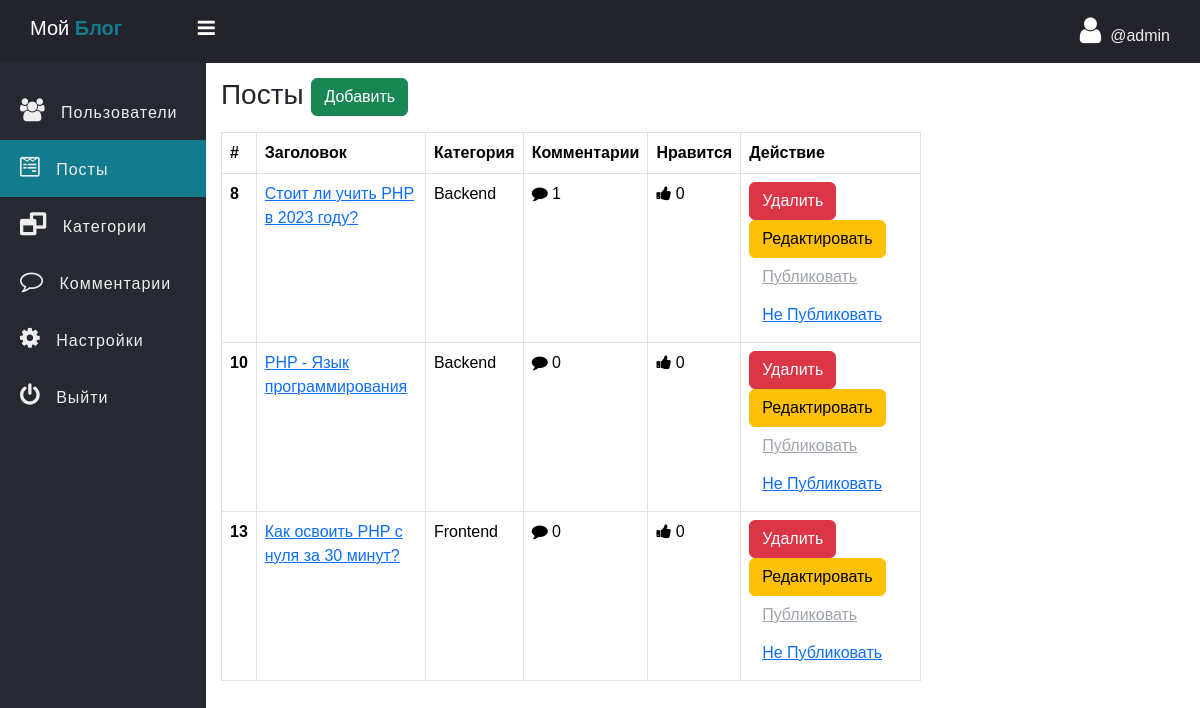
The page /admin/post.php (signed in) on the database its author committed.
### tables this page shows
CREATE TABLE `post` (
  `post_id` int NOT NULL,
  `post_title` varchar(127) NOT NULL,
  `post_text` text NOT NULL,
  `category` int NOT NULL,
  `publish` int NOT NULL DEFAULT '1',
  `cover_url` varchar(255) NOT NULL DEFAULT 'default.jpg',
  `crated_at` datetime NOT NULL DEFAULT CURRENT_TIMESTAMP
);

CREATE TABLE `category` (
  `id` int NOT NULL,
  `category` varchar(127) NOT NULL
);

### admin/data/post.php (called while the page is built, shortened)
<?php
function getAllDeep($conn) {
	$sql = "SELECT * FROM post";
	$stmt = $conn->prepare($sql);
	$stmt->execute();
	if($stmt->rowCount() >= 1){
		$data = $stmt->fetchAll();
		return $data;
	}else {
		return 0;
	}
}
function getCategoryById($conn, $id) {
	$sql = "SELECT * FROM category WHERE id=?";
	$stmt = $conn->prepare($sql);
	$stmt->execute([$id]);
	if($stmt->rowCount() >= 1){
		$data = $stmt->fetch();
		return $data;
	}else {
		return 0;
	}
}

### admin/data/comment.php (called while the page is built, shortened)
<?php
function CountByPostID($conn, $id) {
	$sql = "SELECT * FROM comment WHERE post_id=?";
	$stmt = $conn->prepare($sql);
	$stmt->execute([$id]);
	return $stmt->rowCount();
}
function likeCountByPostID($conn, $id) {
	$sql = "SELECT * FROM post_like WHERE post_id=?";
	$stmt = $conn->prepare($sql);
	$stmt->execute([$id]);
	return $stmt->rowCount();
}

### admin/post.php (the view, shortened to what this page needs)
<?php
if (isset($_SESSION['admin_id']) && isset($_SESSION['username'])) {
 ?>
<!DOCTYPE html>
<html>
<head>
	<link rel="stylesheet" href="https://stackpath.bootstrapcdn.com/font-awesome/4.7.0/css/font-awesome.min.css">
	<link href="https://cdn.jsdelivr.net/npm/bootstrap@5.3.2/dist/css/bootstrap.min.css" rel="stylesheet">
	<link rel="stylesheet" href="../css/side-bar.css">
	<link rel="stylesheet" href="../css/style.css">
</head>
<body>
<?php
	include "inc/side-nav.php";
	include_once("data/post.php");
	include_once("data/comment.php");
	include_once("../db_conn.php");
	$posts = getAllDeep($conn);
?>
	<div class="main-table">
		<h3 class="mb-3">Посты
			<a href="post-add.php" class="btn btn-success">Добавить</a></h3>
		<?php if ($posts != 0) { ?>
		<table class="table t1 table-bordered">
		 	<thead>
		    	<tr>
		      		<th scope="col">#</th>
		      		<th>Заголовок</th>
		      		<th>Категория</th>
		      		<th>Комментарии</th>
		      		<th>Нравится</th>
		      		<th>Действие</th>
		    	</tr>
		  	</thead>
		  	<tbody>
		  		<?php foreach ($posts as $post) {
		  			$category = getCategoryById($conn, $post['category']);
		  		?>
		    	<tr>
		      		<th scope="row"><?=$post['post_id'] ?></th>
				    <td><a href="single_post.php?post_id=<?=$post['post_id'] ?>"><?=$post['post_title'] ?></a></td>
				    <td>
				    	<?=$category['category']?>
				    </td>
				    <td>
				    	<i class="fa fa-comment" aria-hidden="true"></i>
				    	<?php
				    		echo CountByPostID($conn, $post['post_id']);
				    	?>
				    </td>
				    <td><i class="fa fa-thumbs-up" aria-hidden="true"></i>
				    	<?php
				    		echo likeCountByPostID($conn, $post['post_id']);
				    	?>
				    </td>
				     <td>
				     	<a href="post-delete.php?post_id=<?=$post['post_id'] ?>" class="btn btn-danger">Удалить</a>
				     	<a href="post-edit.php?post_id=<?=$post['post_id'] ?>" class="btn btn-warning">Редактировать</a>
				     	<?php
				     		if ($post['publish'] == 1) {
				     	 ?>
				     	<a href="post-publish.php?post_id=<?=$post['post_id'] ?>&publish=1" class="btn btn-link disabled">Публиковать</a>
				     	<a href="post-publish.php?post_id=<?=$post['post_id'] ?>&publish=0" class="btn btn-link">Не Публиковать</a>
				     	<?php }else{ ?>
				     		<a href="post-publish.php?post_id=<?=$post['post_id'] ?>&publish=1" class="btn btn-link">Публиковать</a>
				     		<a href="post-publish.php?post_id=<?=$post['post_id'] ?>&publish=0" class="btn btn-link disabled">Не Публиковать</a>
				     	<?php } ?>
				     </td>
		    	</tr>
		    	<?php } ?>
		  	</tbody>
		</table>
		<?php }else{ ?>
			<div class="alert alert-warning">
				Пусто
			</div>
		<?php } ?>
	</div>
	</section>
	</div>
</body>
</html>
<?php }else {
	header("Location: ../admin-login.php");
	exit;
} ?>

### css/side-bar.css (style rules this page uses)
* { padding: 0; margin: 0; box-sizing: border-box; font-family: arial, sans-serif; }

### css/style.css (style rules this page uses)
.main-table { width: 90%; max-width: 700px; }

### rows shown on the page
post: post_id "8", post_title "Стоит ли учить PHP в 2023 году?", category.category "Backend", post_id "1", post_id "0"
post: post_id "10", post_title "PHP - Язык программирования", category.category "Backend", post_id "0"
post: post_id "13", post_title "Как освоить PHP с нуля за 30 минут?", category.category "Frontend", post_id "0"

### other values the page prints
$_SESSION['username'] "admin"
